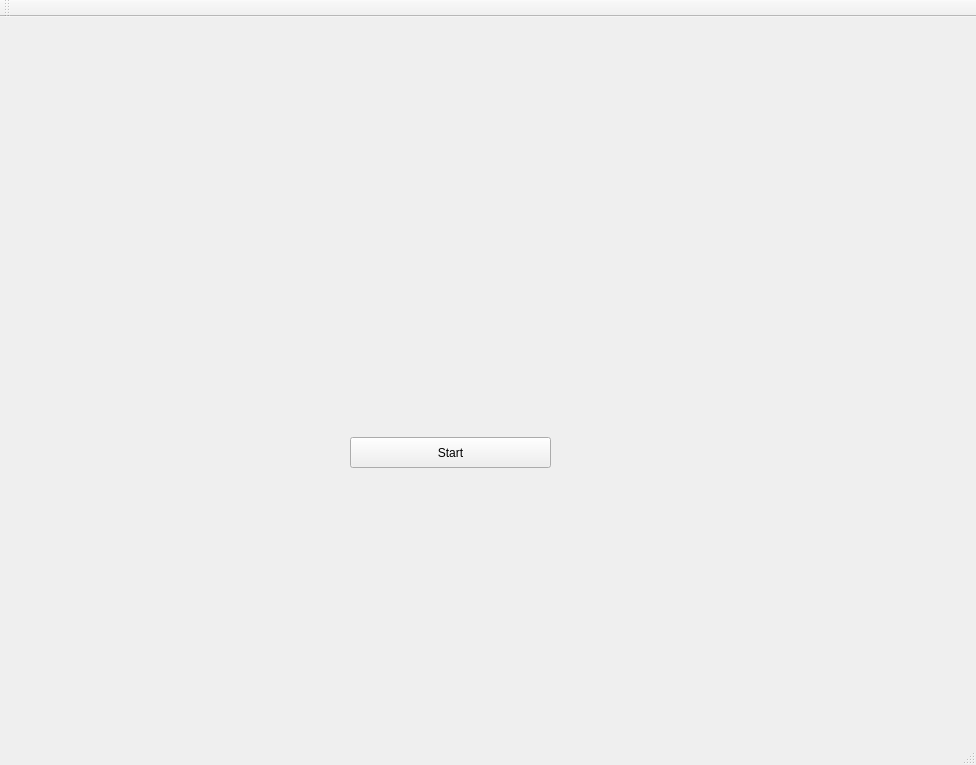
<?xml version="1.0" encoding="UTF-8"?>
<ui version="4.0">
 <class>MainWindow</class>
 <widget class="QMainWindow" name="MainWindow">
  <property name="geometry">
   <rect>
    <x>0</x>
    <y>0</y>
    <width>976</width>
    <height>765</height>
   </rect>
  </property>
  <property name="windowTitle">
   <string>MainWindow</string>
  </property>
  <widget class="QWidget" name="centralWidget">
   <widget class="QPushButton" name="startButton">
    <property name="geometry">
     <rect>
      <x>350</x>
      <y>420</y>
      <width>201</width>
      <height>31</height>
     </rect>
    </property>
    <property name="text">
     <string>Start</string>
    </property>
   </widget>
   <widget class="QLabel" name="face">
    <property name="geometry">
     <rect>
      <x>660</x>
      <y>430</y>
      <width>241</width>
      <height>201</height>
     </rect>
    </property>
    <property name="text">
     <string/>
    </property>
   </widget>
   <widget class="QLabel" name="label">
    <property name="geometry">
     <rect>
      <x>80</x>
      <y>60</y>
      <width>761</width>
      <height>311</height>
     </rect>
    </property>
    <property name="text">
     <string/>
    </property>
   </widget>
   <widget class="QLabel" name="debug">
    <property name="geometry">
     <rect>
      <x>490</x>
      <y>540</y>
      <width>131</width>
      <height>71</height>
     </rect>
    </property>
    <property name="text">
     <string/>
    </property>
   </widget>
  </widget>
  <widget class="QMenuBar" name="menuBar">
   <property name="geometry">
    <rect>
     <x>0</x>
     <y>0</y>
     <width>976</width>
     <height>21</height>
    </rect>
   </property>
  </widget>
  <widget class="QToolBar" name="mainToolBar">
   <attribute name="toolBarArea">
    <enum>TopToolBarArea</enum>
   </attribute>
   <attribute name="toolBarBreak">
    <bool>false</bool>
   </attribute>
  </widget>
  <widget class="QStatusBar" name="statusBar"/>
 </widget>
 <layoutdefault spacing="6" margin="11"/>
 <resources/>
 <connections/>
</ui>
